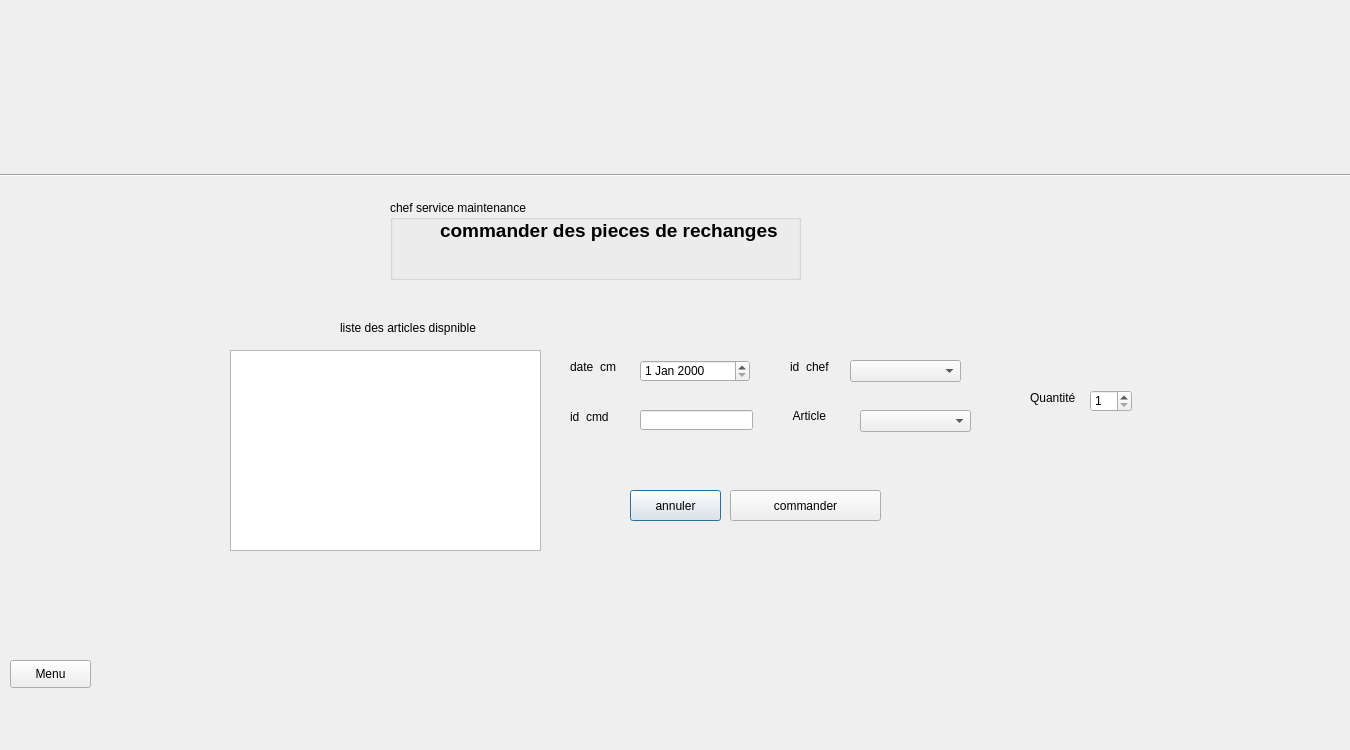
<?xml version="1.0" encoding="UTF-8"?>
<ui version="4.0">
 <class>commander_pieces</class>
 <widget class="QDialog" name="commander_pieces">
  <property name="geometry">
   <rect>
    <x>0</x>
    <y>0</y>
    <width>1350</width>
    <height>750</height>
   </rect>
  </property>
  <property name="windowTitle">
   <string>Dialog</string>
  </property>
  <widget class="QLabel" name="label">
   <property name="geometry">
    <rect>
     <x>0</x>
     <y>0</y>
     <width>1350</width>
     <height>750</height>
    </rect>
   </property>
   <property name="styleSheet">
    <string notr="true">background-image: url(:/sig/erp.jpg);</string>
   </property>
   <property name="text">
    <string/>
   </property>
   <property name="pixmap">
    <pixmap resource="iconnes.qrc">:/sig/images/erp.jpg</pixmap>
   </property>
  </widget>
  <widget class="QLabel" name="label_article">
   <property name="geometry">
    <rect>
     <x>790</x>
     <y>400</y>
     <width>81</width>
     <height>31</height>
    </rect>
   </property>
   <property name="text">
    <string> Article</string>
   </property>
  </widget>
  <widget class="QPushButton" name="annuler_cmd_pb">
   <property name="geometry">
    <rect>
     <x>630</x>
     <y>490</y>
     <width>91</width>
     <height>31</height>
    </rect>
   </property>
   <property name="cursor">
    <cursorShape>PointingHandCursor</cursorShape>
   </property>
   <property name="text">
    <string>annuler</string>
   </property>
  </widget>
  <widget class="Line" name="line">
   <property name="geometry">
    <rect>
     <x>0</x>
     <y>150</y>
     <width>1351</width>
     <height>51</height>
    </rect>
   </property>
   <property name="orientation">
    <enum>Qt::Horizontal</enum>
   </property>
  </widget>
  <widget class="QSpinBox" name="qte_sBox">
   <property name="geometry">
    <rect>
     <x>1090</x>
     <y>390</y>
     <width>42</width>
     <height>22</height>
    </rect>
   </property>
   <property name="minimum">
    <number>1</number>
   </property>
  </widget>
  <widget class="QGroupBox" name="groupBox">
   <property name="geometry">
    <rect>
     <x>390</x>
     <y>200</y>
     <width>411</width>
     <height>80</height>
    </rect>
   </property>
   <property name="title">
    <string>chef service maintenance</string>
   </property>
  </widget>
  <widget class="QLabel" name="label_4">
   <property name="geometry">
    <rect>
     <x>340</x>
     <y>320</y>
     <width>171</width>
     <height>16</height>
    </rect>
   </property>
   <property name="text">
    <string>liste des articles dispnible</string>
   </property>
  </widget>
  <widget class="QPushButton" name="menu_pb">
   <property name="geometry">
    <rect>
     <x>10</x>
     <y>660</y>
     <width>81</width>
     <height>28</height>
    </rect>
   </property>
   <property name="text">
    <string>Menu</string>
   </property>
  </widget>
  <widget class="QLabel" name="label_8">
   <property name="geometry">
    <rect>
     <x>440</x>
     <y>210</y>
     <width>371</width>
     <height>41</height>
    </rect>
   </property>
   <property name="font">
    <font>
     <pointsize>14</pointsize>
     <weight>75</weight>
     <bold>true</bold>
    </font>
   </property>
   <property name="text">
    <string>commander des pieces de rechanges</string>
   </property>
  </widget>
  <widget class="QTableView" name="tableView">
   <property name="geometry">
    <rect>
     <x>230</x>
     <y>350</y>
     <width>311</width>
     <height>201</height>
    </rect>
   </property>
  </widget>
  <widget class="QLabel" name="label_qte">
   <property name="geometry">
    <rect>
     <x>1030</x>
     <y>390</y>
     <width>61</width>
     <height>16</height>
    </rect>
   </property>
   <property name="text">
    <string>Quantité</string>
   </property>
  </widget>
  <widget class="QPushButton" name="commander_pb">
   <property name="geometry">
    <rect>
     <x>730</x>
     <y>490</y>
     <width>151</width>
     <height>31</height>
    </rect>
   </property>
   <property name="cursor">
    <cursorShape>PointingHandCursor</cursorShape>
   </property>
   <property name="text">
    <string>commander</string>
   </property>
  </widget>
  <widget class="QComboBox" name="articles_CB">
   <property name="geometry">
    <rect>
     <x>860</x>
     <y>410</y>
     <width>111</width>
     <height>22</height>
    </rect>
   </property>
   <property name="cursor">
    <cursorShape>PointingHandCursor</cursorShape>
   </property>
  </widget>
  <widget class="QLineEdit" name="id_cmd_LE">
   <property name="geometry">
    <rect>
     <x>640</x>
     <y>410</y>
     <width>113</width>
     <height>20</height>
    </rect>
   </property>
  </widget>
  <widget class="QLabel" name="label_2">
   <property name="geometry">
    <rect>
     <x>570</x>
     <y>410</y>
     <width>46</width>
     <height>13</height>
    </rect>
   </property>
   <property name="text">
    <string>id_cmd</string>
   </property>
  </widget>
  <widget class="QDateEdit" name="date_cmd">
   <property name="geometry">
    <rect>
     <x>640</x>
     <y>360</y>
     <width>110</width>
     <height>22</height>
    </rect>
   </property>
  </widget>
  <widget class="QLabel" name="label_3">
   <property name="geometry">
    <rect>
     <x>570</x>
     <y>360</y>
     <width>46</width>
     <height>13</height>
    </rect>
   </property>
   <property name="text">
    <string>date_cmd</string>
   </property>
  </widget>
  <widget class="QComboBox" name="id_chef_cb">
   <property name="geometry">
    <rect>
     <x>850</x>
     <y>360</y>
     <width>111</width>
     <height>22</height>
    </rect>
   </property>
  </widget>
  <widget class="QLabel" name="label_5">
   <property name="geometry">
    <rect>
     <x>790</x>
     <y>360</y>
     <width>46</width>
     <height>13</height>
    </rect>
   </property>
   <property name="text">
    <string>id_chef</string>
   </property>
  </widget>
 </widget>
 <resources>
  <include location="iconnes.qrc"/>
 </resources>
 <connections/>
</ui>
